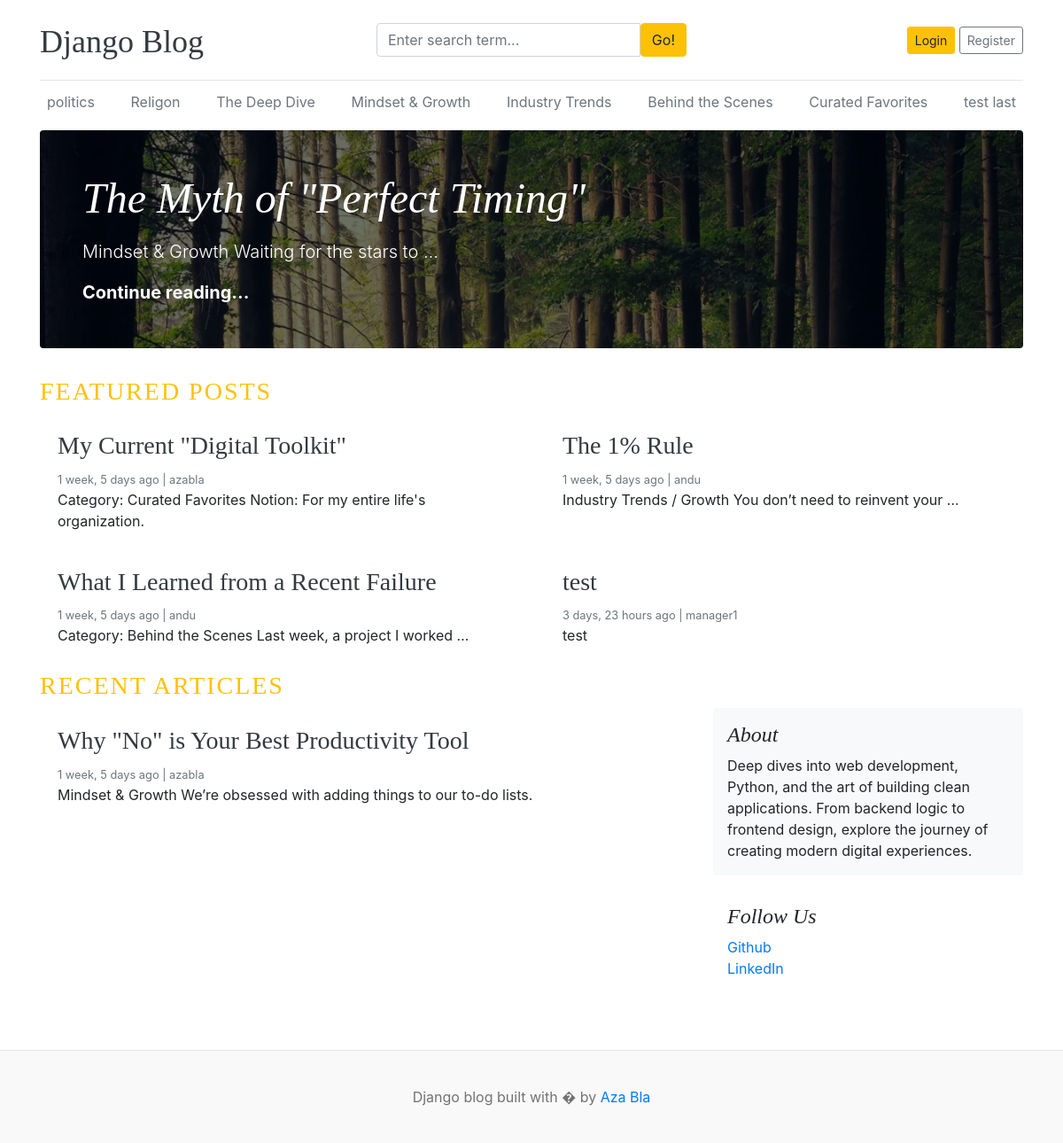
The page / on the database its author committed.
### blogs/models.py (models this page shows, shortened)
class Category(models.Model):
    category_name = models.CharField(max_length=50, unique=True)
    created_at = models.DateTimeField(auto_now_add=True)
    updated_at = models.DateField(auto_now=True)
    class Meta:
        verbose_name_plural = "categories"

class Blog(models.Model):
    title = models.CharField(max_length=100)
    slug = models.SlugField(max_length=150, unique=True, blank=True)
    category = models.ForeignKey(Category, on_delete=models.CASCADE)
    author = models.ForeignKey(User, on_delete=models.CASCADE)
    featured_image = models.ImageField(upload_to="upload/%Y/%m/%d")
    short_description = models.TextField(max_length=500)
    blog_body = models.TextField(max_length=3000)
    status = models.CharField(max_length=20, choices=STATUS_CHOICE, default="Draft")
    is_featured = models.BooleanField(default=False)
    created_at = models.DateTimeField(auto_now_add=True)
    updated_at = models.DateTimeField(auto_now=True)

class About(models.Model):
    title = models.CharField(max_length=20)
    description = models.TextField(max_length=3000)
    created_at = models.DateTimeField(auto_now_add=True)
    updated_at = models.DateTimeField(auto_now=True)
    class Meta:
        verbose_name_plural = "About"

class SocialLink(models.Model):
    platform_name = models.CharField(max_length=25)
    link = models.URLField(max_length=200)
    created_at = models.DateTimeField(auto_now_add=True)
    updated_at = models.DateTimeField(auto_now=True)

### blog_main/views.py (the view)
# urls.py: 2. Add a URL to urlpatterns:  path('', views.home, name='home')
def home(request):
    featured_posts = Blog.objects.filter(is_featured=True, status="Published")
    posts = Blog.objects.filter(is_featured=False, status="Published")
    about = About.objects.first()
    context = {
        "featured_posts": featured_posts,
        "posts": posts,
        "about": about,
    }
    return render(request, "home.html", context)

### blogs/context_processors.py (called while the page is built)
def get_categories(request):
    categories = Category.objects.all()
    return dict(categories=categories)

def get_social_links(request):
    social_links = SocialLink.objects.all()
    return dict(social_links=social_links)

### templates/home.html (shortened to what this page needs)
{% extends 'base.html'%}
  {% block content %}
 {% for post in  featured_posts%}
 {% if forloop.first %}
  <div class="jumbotron p-3 p-md-5 text-white rounded bg-dark" style="background-image: url({{post.featured_image.url}});background-blend-mode: overlay;background-size:cover;">
    <div class="col-md-8 px-0">
        <h1 class="display-4 font-italic">{{post.title}}</h1>
        <p class="lead my-3">{{post.short_description | truncatewords:8}}</p>
        <p class="lead mb-0"><a href="{% url "blogs" post.slug %}" class="text-white font-weight-bold">Continue reading...</a></p>
      </div>
    </div>
  {% endif %}
  {% endfor %}
  <h3 class="text-uppercase text-warning" style="letter-spacing: 2px;">Featured Posts</h3>
  <div class="row mb-2">
   {% for post in featured_posts %}
   {% if not forloop.first %}
    <div class="col-md-6">
      <div class="card border-0" >
        <div class="card-body">
          <h3><a href="{% url 'blogs' post.slug %}" class="text-dark">{{ post.title }}</a></h3>
          <small class="mb-1 text-muted">{{post.created_at | timesince }} ago | {{post.author}}</small>
          <p class="card-text">{{ post.short_description | truncatewords:10}}</p>
        </div>
      </div>
    </div>
    {% endif %}
    {% endfor %}
  </div>
  <h3 class="text-uppercase text-warning" style="letter-spacing: 2px;">Recent Articles</h3>
  <main role="main" class="container p-0">
    <div class="row">
      <div class="col-md-8 blog-main">
        {% for post in posts  %}
        <div class="card border-0" >
          <div class="card-body">
            <h3><a href="{% url 'blogs' post.slug %}" class="text-dark">{{ post.title }}</a></h3>
            <small class="mb-1 text-muted">{{post.created_at | timesince }} ago | {{post.author}}</small>
            <p class="card-text">{{ post.short_description | truncatewords:15}}</p>
          </div>
        </div>
        {% endfor %}
      </div>
      <aside class="col-md-4 blog-sidebar">
        <div class="p-3 mb-3 bg-light rounded">
          <h4 class="font-italic">{{about.title}}</h4>
          <p class="mb-0">{{about.description}}</p>
        </div>
        {% if social_links %}
        <div class="p-3">
          <h4 class="font-italic">Follow Us</h4>
          <ol class="list-unstyled">
            {% for link in social_links %}
            <li><a href="{{link.link}}" target="_blank">{{link.platform_name}}</a></li>
            {% endfor %}
          </ol>
        </div>
        {% endif %}
      </aside>
    </div>
  </main>
  {% endblock  %}

### templates/base.html (shortened to what this page needs)
{% load static %}
<!DOCTYPE html>
<html lang="en">
<head>
    <link href="https://getbootstrap.com/docs/4.0/dist/css/bootstrap.min.css" rel="stylesheet">
    <link href="{% static 'css/blog.css' %}" rel="stylesheet">
    <link rel="stylesheet" href="https://cdnjs.cloudflare.com/ajax/libs/font-awesome/4.7.0/css/font-awesome.min.css">
  </head>
<body>
    <div class="container">
      <header class="blog-header py-3">
        <div class="row flex-nowrap justify-content-between align-items-center">
          <div class="col-4 pt-1">
            <a class="blog-header-logo text-dark" href="/">Django Blog</a>
          </div>
          <div class="col-4">
            <form action="{% url "search" %}" method="GET">
              <div class="input-group">
                <input class="form-control" name="keyword" type="text" value="{{keyword}}" placeholder="Enter search term..." aria-label="Enter search term..." aria-describedby="button-search" />
                <button type="submit" class="btn btn-warning" id="button-search" type="button">Go!</button>
            </div>
            </form>
          </div>
          <div class="col-4 d-flex justify-content-end align-items-center">
            {% if not user.is_authenticated %}
            <a class="btn btn-sm btn-warning" href="{% url 'login' %}">Login</a> &nbsp;
            <a class="btn btn-sm btn-outline-secondary" href="{% url "register" %}">Register</a>
            {% else %}
            <span><a href="{% url "dashboard" %}">Dashboard</a></span>
            &emsp;
            <span><a href="{% url 'logout' %}">Logout</a></span>
            {% endif %}
          </div>
        </div>
      </header>
      <div class="nav-scroller py-1 mb-2">
        <nav class="nav d-flex justify-content-between">
          {% for cat in categories%}
          <a class="p-2 text-muted" href= " {% url "post_by_category" cat.id %} ">{{cat.category_name}}</a>
          {% endfor %}
        </nav>
      </div>
      {% block content %}
      {% endblock  %}
    </div>
<footer class="blog-footer mt-5">
  <p>Django blog built with � by <a href="#">Aza Bla</a></p>
</footer>
</body>
</html>

### blog_main/static/css/blog.css (style rules this page uses)
.blog-header { border-bottom: 1px solid #e5e5e5; }
.blog-header-logo { font-family: "Playfair Display", Georgia, "Times New Roman", serif; font-size: 2.25rem; }
h1, h2, h3, h4, h5, h6 { font-family: "Playfair Display", Georgia, "Times New Roman", serif; }
.display-4 { font-size: 2.5rem; }
@media (min-width: 768px) { .display-4 { font-size: 3rem; } }
.blog-footer { padding: 2.5rem 0; color: #727272; text-align: center; background-color: #f9f9f9; border-top: .05rem solid #e5e5e5; }
.blog-footer p:last-child { margin-bottom: 0; }

### rows shown on the page
Category: category_name "politics"
Category: category_name "Religon"
Category: category_name "The Deep Dive"
Category: category_name "Mindset & Growth"
Category: category_name "Industry Trends"
Category: category_name "Behind the Scenes"
Category: category_name "Curated Favorites"
Category: category_name "test last"
Blog: featured_image (picture), title "The Myth of \"Perfect Timing\"", short_description "Mindset & Growth Waiting for the stars to …"
Blog: title "My Current \"Digital Toolkit\"", created_at "1 week, 5 days", author "azabla", short_description "Category: Curated Favorites Notion: For my entire life's organization."
Blog: title "The 1% Rule", created_at "1 week, 5 days", author "andu", short_description "Industry Trends / Growth You don’t need to reinvent your …"
Blog: title "What I Learned from a Recent Failure", created_at "1 week, 5 days", author "andu", short_description "Category: Behind the Scenes Last week, a project I worked …"
Blog: title "test", created_at "3 days, 23 hours", author "manager1", short_description "test"
Blog: title "Why \"No\" is Your Best Productivity Tool", created_at "1 week, 5 days", author "azabla", short_description "Mindset & Growth We’re obsessed with adding things to our to-do lists."
About: title "About", description "Deep dives into web development, Python, and the art of building clean applications. From backend logic to frontend design, explore the journey of creating modern digital experiences."
SocialLink: platform_name "Github"
SocialLink: platform_name "LinkedIn"
